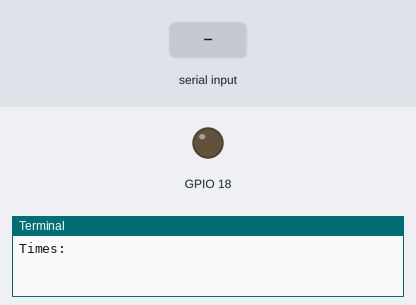
Simulated run of this program. Board: Raspberry Pi (BCM pin numbers). Parts: output pins drawn as LEDs (lit = HIGH), the last lines printed to the terminal. Inputs (shaded band) come from the test bench. At 6.3 s the program stops and its outputs stay as they are.

Above: at 1.2 s.
1.3 s: "5" typed at the terminal, then Enter
At 2.5 s:
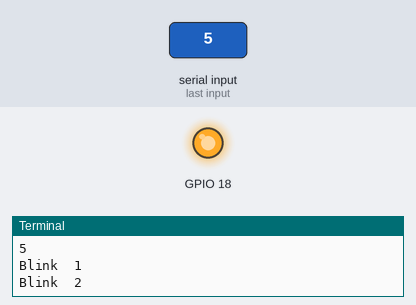
Timing chart, 0 to 7.8 s (numbered marks = the images above; inputs shaded):
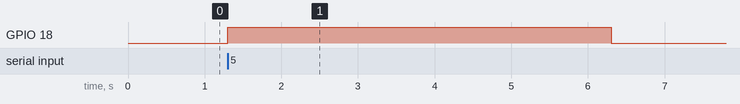

The program:

blink.py
```python
import RPi.GPIO as GPIO
import time
GPIO.setmode(GPIO.BCM)
GPIO.setwarnings(False)
GPIO.setup(18,GPIO.OUT)

n = int(input('Times: '))
# for connection ground and pin 12
for i in range(n):
	print "Blink ",(i+1)
	GPIO.output(18,GPIO.HIGH)
	time.sleep(1)
	GPIO.output(18,GPIO.LOW)
print 'Done'
```

Measured:
- after the input at 1.3 s, GPIO 18: LOW → HIGH at once, → LOW 5.0 s later
